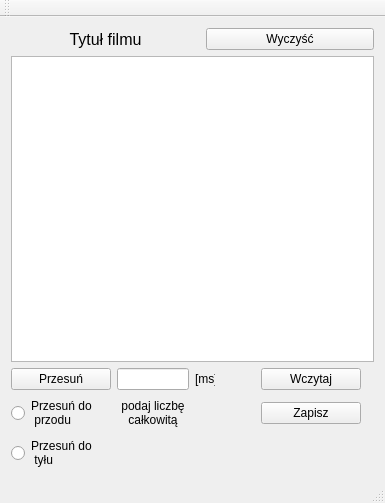
<?xml version="1.0" encoding="UTF-8"?>
<ui version="4.0">
 <class>subsikiClass</class>
 <widget class="QMainWindow" name="subsikiClass">
  <property name="enabled">
   <bool>true</bool>
  </property>
  <property name="geometry">
   <rect>
    <x>0</x>
    <y>0</y>
    <width>385</width>
    <height>503</height>
   </rect>
  </property>
  <property name="windowTitle">
   <string>subsiki</string>
  </property>
  <property name="toolButtonStyle">
   <enum>Qt::ToolButtonIconOnly</enum>
  </property>
  <property name="tabShape">
   <enum>QTabWidget::Rounded</enum>
  </property>
  <widget class="QWidget" name="centralWidget">
   <layout class="QGridLayout" name="gridLayout_3">
    <item row="0" column="1">
     <widget class="QPushButton" name="closeButton">
      <property name="maximumSize">
       <size>
        <width>170</width>
        <height>16777215</height>
       </size>
      </property>
      <property name="text">
       <string>Wyczyść</string>
      </property>
     </widget>
    </item>
    <item row="0" column="0">
     <widget class="QLabel" name="Title">
      <property name="font">
       <font>
        <pointsize>12</pointsize>
       </font>
      </property>
      <property name="text">
       <string>Tytuł filmu</string>
      </property>
      <property name="alignment">
       <set>Qt::AlignCenter</set>
      </property>
     </widget>
    </item>
    <item row="1" column="0" colspan="2">
     <widget class="QTextEdit" name="Subtitles">
      <property name="cursor" stdset="0">
       <cursorShape>IBeamCursor</cursorShape>
      </property>
      <property name="horizontalScrollBarPolicy">
       <enum>Qt::ScrollBarAsNeeded</enum>
      </property>
      <property name="readOnly">
       <bool>true</bool>
      </property>
     </widget>
    </item>
    <item row="2" column="0" colspan="2">
     <layout class="QGridLayout" name="gridLayout_2">
      <item row="0" column="2">
       <widget class="QLineEdit" name="line_mover">
        <property name="maximumSize">
         <size>
          <width>100</width>
          <height>30</height>
         </size>
        </property>
        <property name="inputMethodHints">
         <set>Qt::ImhDigitsOnly</set>
        </property>
       </widget>
      </item>
      <item row="0" column="0">
       <widget class="QPushButton" name="Move">
        <property name="minimumSize">
         <size>
          <width>100</width>
          <height>0</height>
         </size>
        </property>
        <property name="maximumSize">
         <size>
          <width>100</width>
          <height>16777215</height>
         </size>
        </property>
        <property name="text">
         <string>Przesuń</string>
        </property>
       </widget>
      </item>
      <item row="2" column="2">
       <widget class="QLabel" name="wrong_mover">
        <property name="inputMethodHints">
         <set>Qt::ImhNone</set>
        </property>
        <property name="text">
         <string>podaj liczbę 
całkowitą</string>
        </property>
        <property name="alignment">
         <set>Qt::AlignCenter</set>
        </property>
       </widget>
      </item>
      <item row="0" column="3">
       <widget class="QLabel" name="label_mover">
        <property name="maximumSize">
         <size>
          <width>20</width>
          <height>16777215</height>
         </size>
        </property>
        <property name="layoutDirection">
         <enum>Qt::LeftToRight</enum>
        </property>
        <property name="text">
         <string>[ms]</string>
        </property>
        <property name="alignment">
         <set>Qt::AlignLeading|Qt::AlignLeft|Qt::AlignVCenter</set>
        </property>
       </widget>
      </item>
      <item row="4" column="0">
       <widget class="QRadioButton" name="radioButton_down">
        <property name="text">
         <string>Przesuń do
 tyłu</string>
        </property>
       </widget>
      </item>
      <item row="2" column="0">
       <widget class="QRadioButton" name="radioButton_up">
        <property name="text">
         <string>Przesuń do
 przodu</string>
        </property>
       </widget>
      </item>
      <item row="0" column="5">
       <widget class="QPushButton" name="Open">
        <property name="minimumSize">
         <size>
          <width>100</width>
          <height>0</height>
         </size>
        </property>
        <property name="maximumSize">
         <size>
          <width>100</width>
          <height>16777215</height>
         </size>
        </property>
        <property name="text">
         <string>Wczytaj</string>
        </property>
       </widget>
      </item>
      <item row="2" column="5">
       <widget class="QPushButton" name="Save">
        <property name="minimumSize">
         <size>
          <width>100</width>
          <height>0</height>
         </size>
        </property>
        <property name="maximumSize">
         <size>
          <width>100</width>
          <height>16777215</height>
         </size>
        </property>
        <property name="text">
         <string>Zapisz</string>
        </property>
       </widget>
      </item>
      <item row="0" column="4">
       <spacer name="horizontalSpacer">
        <property name="orientation">
         <enum>Qt::Horizontal</enum>
        </property>
        <property name="sizeType">
         <enum>QSizePolicy::Minimum</enum>
        </property>
        <property name="sizeHint" stdset="0">
         <size>
          <width>40</width>
          <height>20</height>
         </size>
        </property>
       </spacer>
      </item>
      <item row="0" column="6">
       <spacer name="horizontalSpacer_2">
        <property name="orientation">
         <enum>Qt::Horizontal</enum>
        </property>
        <property name="sizeHint" stdset="0">
         <size>
          <width>40</width>
          <height>20</height>
         </size>
        </property>
       </spacer>
      </item>
     </layout>
    </item>
   </layout>
  </widget>
  <widget class="QStatusBar" name="statusBar"/>
  <widget class="QMenuBar" name="menuBar">
   <property name="geometry">
    <rect>
     <x>0</x>
     <y>0</y>
     <width>385</width>
     <height>21</height>
    </rect>
   </property>
  </widget>
  <widget class="QToolBar" name="mainToolBar">
   <attribute name="toolBarArea">
    <enum>TopToolBarArea</enum>
   </attribute>
   <attribute name="toolBarBreak">
    <bool>false</bool>
   </attribute>
  </widget>
 </widget>
 <layoutdefault spacing="6" margin="11"/>
 <resources>
  <include location="subsiki.qrc"/>
 </resources>
 <connections>
  <connection>
   <sender>closeButton</sender>
   <signal>clicked()</signal>
   <receiver>Subtitles</receiver>
   <slot>clear()</slot>
   <hints>
    <hint type="sourcelabel">
     <x>489</x>
     <y>60</y>
    </hint>
    <hint type="destinationlabel">
     <x>405</x>
     <y>221</y>
    </hint>
   </hints>
  </connection>
 </connections>
</ui>
